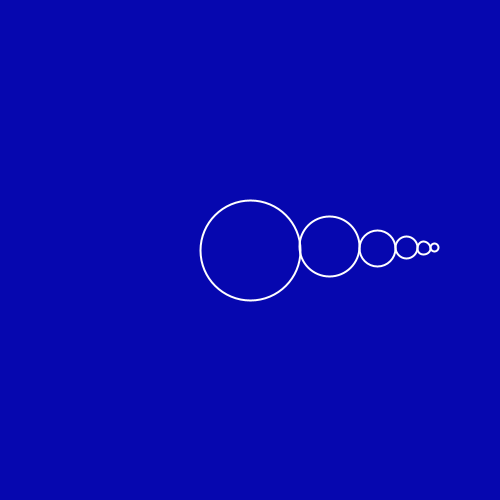
Frame 1 (no input)
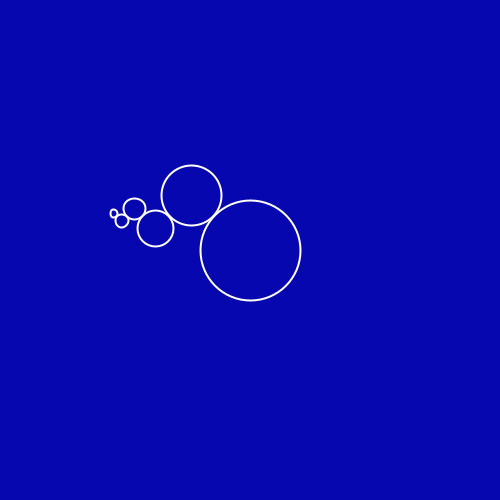
Frame 60 (the mouse pressed at the canvas centre just before this capture)
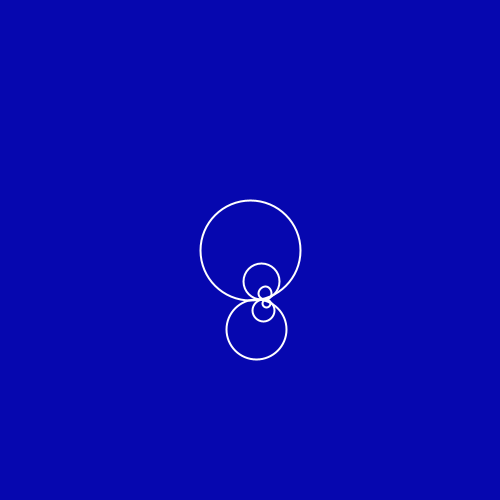
Frame 120 (the mouse held since frame 60 and released just before this capture)

The Processing sketch that drew these frames (run headless with seeded random() and noise(); from frame 60 on, the mouse is pressed at the canvas centre):

// Processing sketch: sketch_03112017
// ── sketch_03112017.pde
ArrayList<PVector>path;
float angle = 0;
Orbit sun;

void setup(){
  size(500,500);
  smooth();
  stroke(255);
  noFill();
  path = new ArrayList<PVector>();
  sun = new Orbit(250,250, 50, 0.04);
  Orbit next = sun;
  for(int i = 0; i < 5; i++){
    next = next.addChild();
  }
}

void draw(){
  background(6,7,175); 
  Orbit next = sun;
  while(next != null){
  next.update();
  next.show();
  next = next.child;
  }
}
// ── Orbit.pde
class Orbit{
  float x;
  float y;
  float r;
  Orbit parent;
  Orbit child;
  float speed;
  float angle;
  
  Orbit(float _x, float _y, float _r, float s){
    this(_x, _y, _r, s, null);
  }
  
  Orbit(float _x, float _y, float _r, float s, Orbit p){
    x = _x;
    y = _y;
    r = _r;
    speed = s;
    parent = p;
    child = null;
    angle = 0;
  }
  
  Orbit addChild(){
    float newr = r * 0.6;
    float newx = x + r + newr;
    float newy = y;
    child = new Orbit(newx, newy, newr, -speed, this);
    return child;
  }
  
  void update(){
    if(parent != null){
      angle += speed;
      float rsum = r + parent.r;
      x = parent.x + rsum * cos(angle);
      y = parent.y + rsum * sin(angle);
    }

  }
  
  void show(){
    stroke(255);
    strokeWeight(2);
    ellipse(x,y,r*2, r*2);
  }
}
